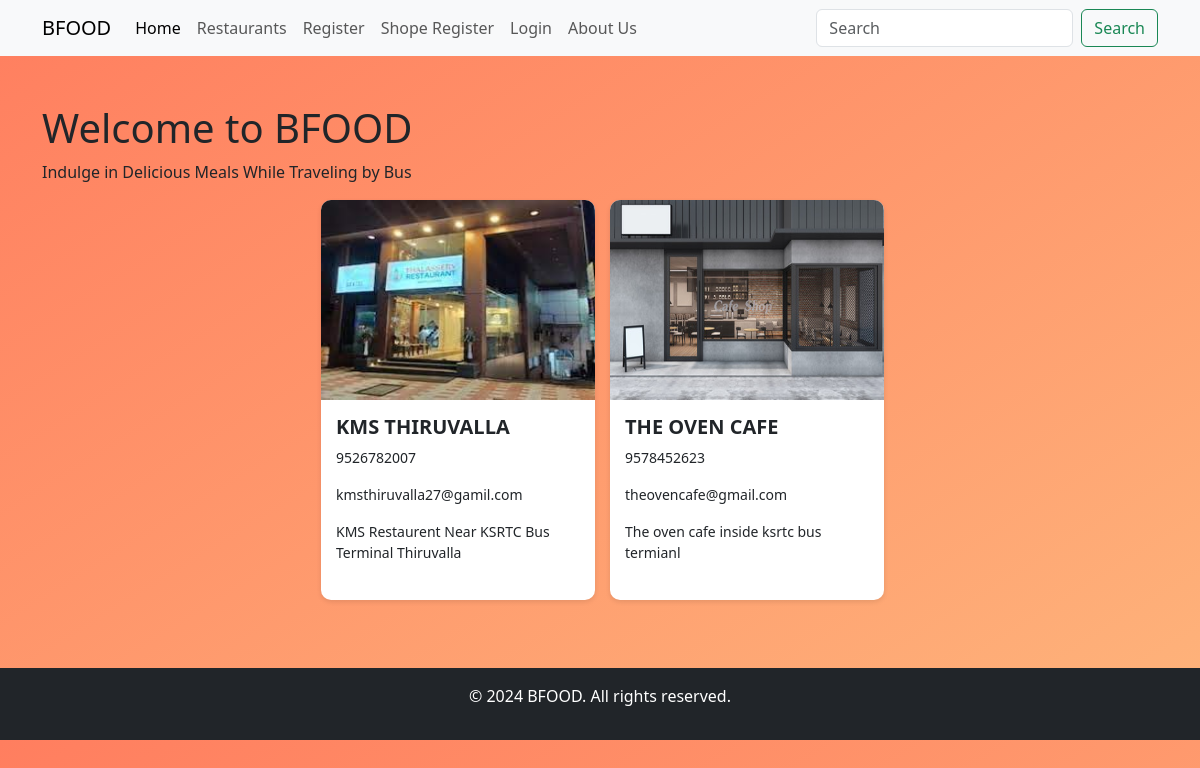
Page /shopview/ on the committed database.
### bapp/models.py (models this page shows)
class resreg(models.Model):
    rname=models.CharField(max_length=50,null=True)
    phone=models.CharField(max_length=50,null=True)
    email=models.CharField(max_length=50,null=True)
    address=models.CharField(max_length=50,null=True)
    reslic=models.CharField(max_length=50,null=True)
    rimage=models.ImageField(null=True,upload_to="images/")
    resid=models.ForeignKey(login,on_delete=models.CASCADE,null=True)

### bapp/views.py (the view)
# urls.py: path('shopview/',views.shopview),
def shopview(request):
    shopdata=resreg.objects.all()
    print (shopdata)
    return render (request,'shopview.html',{'shopview':shopdata})

### templates/shopview.html (shortened to what this page needs)
{% extends 'commonpage.html'%}
{% block header %}
{% load static %}
<div class="rview">
<form method="post" enctype="multipart/form-data">
    <div class="container-fluid parent-container">
        {% for item in shopview %}
        <div class="card" >
          <a href="/cview">
          <img src=" /static/media/{{ item.rimage }}" class="card-img-top" alt="{{ item.image_alt }}">
          </a>
            <div class="card-body">
                <h5 class="card-title">{{ item.rname }}</h5>
                <p class="card-text">{{ item.phone }}</p>
                <p class="card-text">{{ item.email }}</p>
                <p class="card-text">{{ item.address }}</p>
            </div>
        </div>
        {% endfor %}
    </div>
</form>
</div>
{% endblock %}

### templates/commonpage.html (shortened to what this page needs)
{% load static %}
<!DOCTYPE html>
<html lang="en">
<head>
  <link href="https://cdn.jsdelivr.net/npm/bootstrap@5.3.0-alpha1/dist/css/bootstrap.min.css" rel="stylesheet">
</head>
<body>
  <nav class="navbar navbar-expand-lg navbar-light bg-light">
    <div class="container">
      <a class="navbar-brand" href="#">BFOOD</a>
      <div class="collapse navbar-collapse" id="navbarSupportedContent">
        <ul class="navbar-nav me-auto mb-2 mb-lg-0">
          <li class="nav-item">
            <a class="nav-link active" aria-current="page" href="/index">Home</a>
          </li>
          <li class="nav-item">
            <a class="nav-link" href="/shopview">Restaurants</a>
          </li>
          <li class="nav-item">
            <a class="nav-link" href="/register">Register</a>
          </li>
          <li class="nav-item">
            <a class="nav-link" href="/shopreg">Shope Register</a>
          </li>
          <li class="nav-item">
            <a class="nav-link" href="/login">Login</a>
          </li>
          <li class="nav-item">
            <a class="nav-link" href="#">About Us</a>
          </li>
        </ul>
        <form class="d-flex">
          <input class="form-control me-2" type="search" placeholder="Search" aria-label="Search">
          <button class="btn btn-outline-success" type="submit">Search</button>
        </form>
      </div>
    </div>
  </nav>
  <div class="container mt-5">
    <div class="row">
      <div class="col">
        <h1>Welcome to BFOOD</h1>
        <p> Indulge in Delicious Meals While Traveling by Bus</p>
      </div>
    </div>
  </div>
  {% block header %}
  {% endblock %}
  <footer class="bg-dark text-center text-white p-3 mt-5">
    <div class="container">
      <p>&copy; 2024 BFOOD. All rights reserved.</p>
    </div>
  </footer>
</body>
</html>

### templates/commonpage.html (style rules this page uses)
body { background: linear-gradient(to bottom right, #ff7e5f, #feb47b); }

### templates/shopview.html (style rules this page uses)
.parent-container { display: flex; flex-wrap: wrap; justify-content: center; }
.card { width: calc(25% - 20px); margin: 0 5px 20px 10px; border: none; border-radius: 10px; box-shadow: 0 2px 5px rgba(0, 0, 0, 0.1); height: 400px; display: flex; flex-direction: column; }
.card-img-top { width: 100%; height: 200px; border-radius: 10px 10px 0 0; }
.card-body { padding: 15px; flex-grow: 1; }
.card-title { font-weight: bold; }
.card-text { font-size: 14px; }
.row { display: flex; justify-content: flex-end; }

### rows in the picture
resreg: rimage (picture), rname "KMS THIRUVALLA", phone "9526782007", email "kmsthiruvalla27@gamil.com", address "KMS Restaurent Near KSRTC Bus Terminal Thiruvalla"
resreg: rimage (picture), rname "THE OVEN CAFE", phone "9578452623", email "theovencafe@gmail.com", address "The oven cafe inside ksrtc bus termianl"
